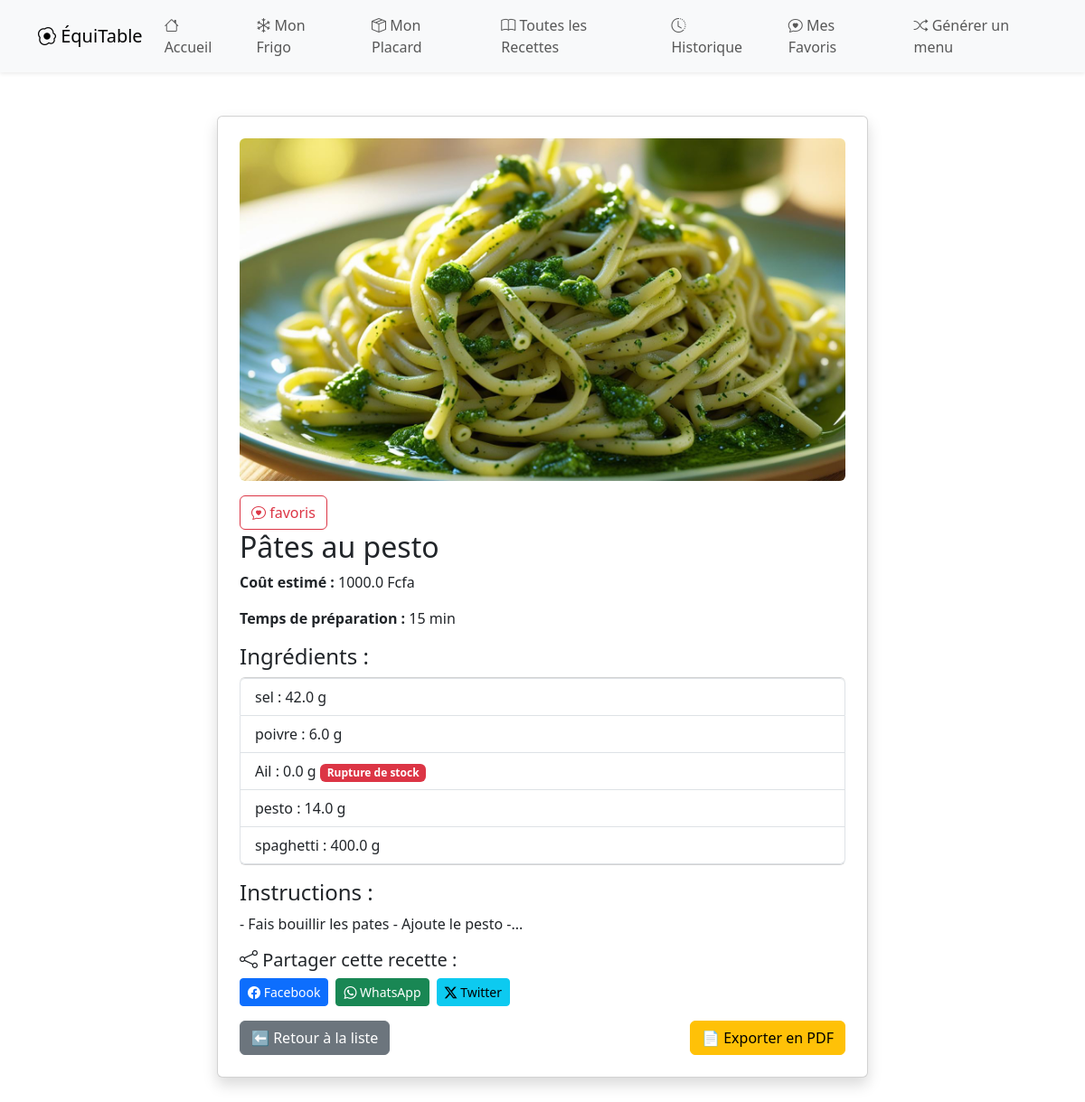
The app's page /recette/1/ with its own data.
### menuapp/models.py (models this page shows, shortened)
class Recette(models.Model):
    nom = models.CharField(max_length=100)
    ingredients = models.ManyToManyField(Ingredient)
    cout_estime = models.FloatField()
    temps_preparation = models.IntegerField()  # En minutes
    instructions = models.TextField()
    image = models.ImageField(upload_to='recettes/', blank=True, null=True)

class Ingredient(models.Model):
    CATEGORIES_CHOICES = [
    ('Légumes frais', 'Légumes frais'),
    ('Fruits frais', 'Fruits frais'),
    ('Viandes', 'Viandes'),
    ('Poissons', 'Poissons'),
    ('Produits laitiers', 'Produits laitiers'),
    ('Œufs', 'Œufs'),
    ('Charcuterie', 'Charcuterie'),
    ('Plats cuisinés', 'Plats cuisinés'),
    ('Pâtes', 'Pâtes'),
    ('Riz', 'Riz'),
    ('Légumineuses', 'Légumineuses'),
    ('Conserves', 'Conserves'),
    ('Épices', 'Épices'),
    ('Céréales', 'Céréales'),
    ('Biscuits & Snacks', 'Biscuits & Snacks'),
    ('Huiles & Vinaigres', 'Huiles & Vinaigres'),
    ('Farine & Sucre', 'Farine & Sucre'),
    ('Autre', 'Autre'),
]
    LIEU_CHOICES = [
        ('Frigo', 'Frigo'),
        ('Placard', 'Placard'),
    ]
    nom = models.CharField(max_length=100)
    quantite = models.FloatField()
    unite = models.CharField(max_length=50, blank=True)
    categorie = models.CharField(max_length=50, choices=CATEGORIES_CHOICES, blank=True)
    lieu = models.CharField(max_length=50, choices=LIEU_CHOICES, default='Frigo')

### menuapp/views.py (the view)
# urls.py: path('recette/<int:recette_id>/', views.detail_recette, name='detail_recette'),
def detail_recette(request, recette_id):
    recette = Recette.objects.get(id=recette_id)
    return render(request, 'menuapp/detail_recette.html', {'recette': recette})

### menuapp/templates/menuapp/detail_recette.html (shortened to what this page needs)
{% extends 'menuapp/base.html' %}
{% block content %}
<div class="container my-5">
  <div class="row">
    <div class="col-md-8 offset-md-2">
      <div class="card shadow rounded p-4 bg-white">
        {% if recette.image %}
          <img src="{{ recette.image.url }}" alt="{{ recette.nom }}" class="card-img-top img-fluid mb-3 rounded" style="max-height: 400px; object-fit: cover;">
        {% endif %}
                <form method="post" action="{% url 'ajouter_favori' recette.id %}">
  <button type="submit" class="btn btn-outline-danger">
    <i class="bi bi-chat-heart"></i>  favoris
  </button>
</form>
        <h2 class="card-title">{{ recette.nom }}</h2>
        <p><strong>Coût estimé :</strong> {{ recette.cout_estime }} Fcfa</p>
        <p><strong>Temps de préparation :</strong> {{ recette.temps_preparation }} min</p>
        <h4>Ingrédients :</h4>
        <ul class="list-group mb-3">
          {% for ing in recette.ingredients.all %}
            <li class="list-group-item">
              {{ ing.nom }} : {{ ing.quantite }} {{ ing.unite }}
              {% if ing.quantite == 0 or ing.quantite == "0" or ing.quantite == "0.0" %}
                <span class="badge bg-danger">Rupture de stock</span>
              {% endif %}
            </li>
          {% endfor %}
        </ul>
        <h4>Instructions :</h4>
        <p>{{ recette.instructions }}</p>
        <h5><i class="bi bi-share"></i> Partager cette recette :</h5>
        <div class="d-flex gap-2 mb-3">
          <a href="https://www.facebook.com/sharer/sharer.php?u={{ request.build_absolute_uri }}" target="_blank" class="btn btn-primary btn-sm">
            <i class="bi bi-facebook"></i> Facebook
          </a>
          <a href="https://api.whatsapp.com/send?text=Regarde cette recette ! {{ request.build_absolute_uri }}" target="_blank" class="btn btn-success btn-sm">
            <i class="bi bi-whatsapp"></i> WhatsApp
          </a>
          <a href="https://twitter.com/intent/tweet?text=Regarde cette recette !&url={{ request.build_absolute_uri }}" target="_blank" class="btn btn-info btn-sm">
            <i class="bi bi-twitter-x"></i> Twitter
          </a>
        </div>
        <div class="d-flex justify-content-between">
          <a href="{% url 'recettes' %}" class="btn btn-secondary">⬅️ Retour à la liste</a>
          <a href="{% url 'export_pdf' recette.id %}" class="btn btn-warning">📄 Exporter en PDF</a>
        </div>
      </div>
    </div>
  </div>
</div>
{% endblock %}

### records on screen
Recette: image (picture), nom "Pâtes au pesto", cout_estime "1000.0", temps_preparation "15", instructions "- Fais bouillir les pates - Ajoute le pesto -..."
Ingredient: nom "sel", quantite "42.0", unite "g"
Ingredient: nom "poivre", quantite "6.0", unite "g"
Ingredient: nom "Ail", quantite "0.0", unite "g", shows "Rupture de stock"
Ingredient: nom "pesto", quantite "14.0", unite "g"
Ingredient: nom "spaghetti", quantite "400.0", unite "g"
